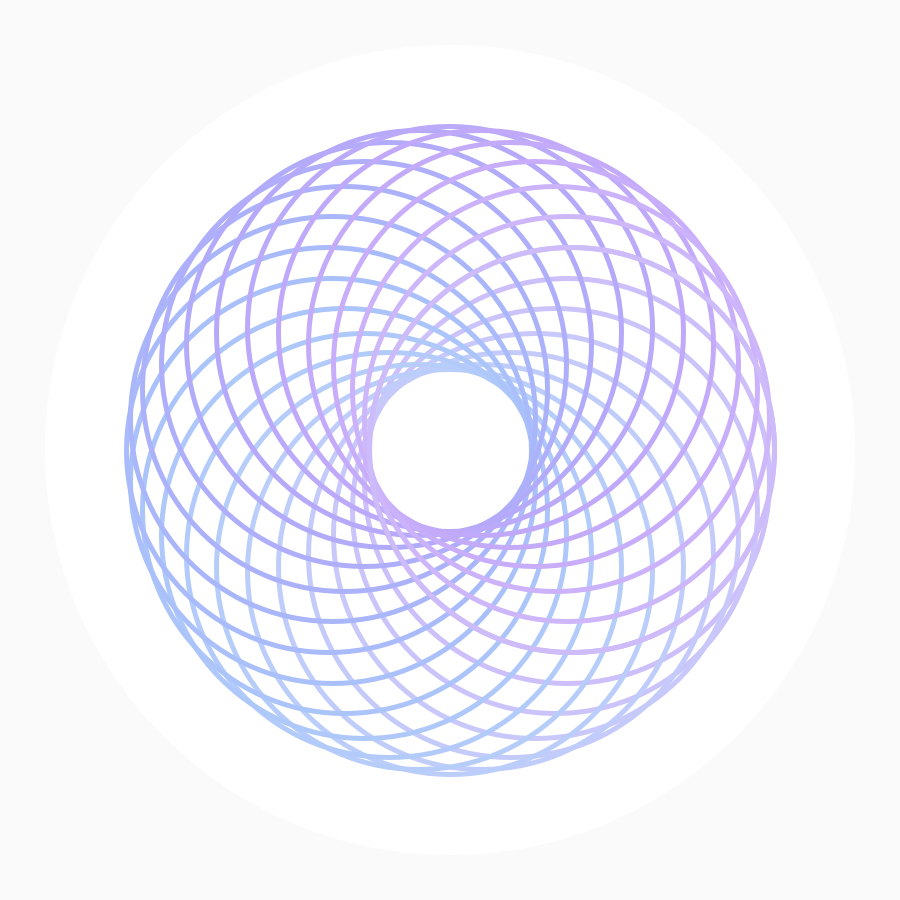
Frame 1 (no input)
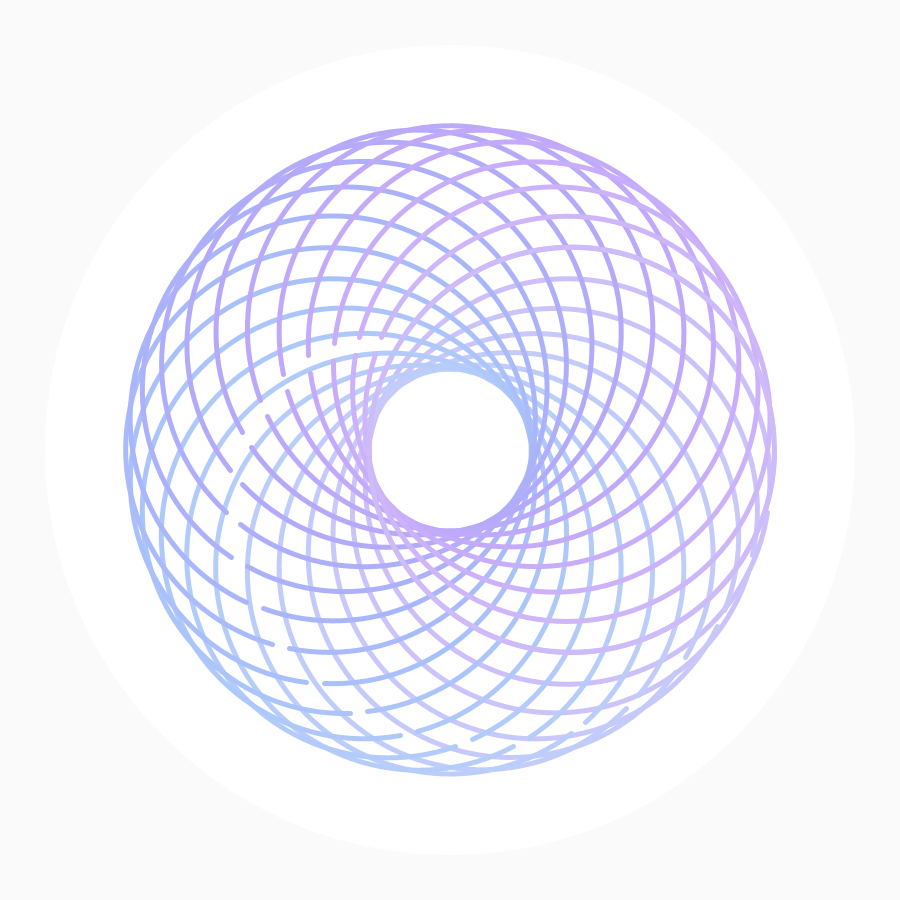
Frame 60 (the mouse pressed at the canvas centre just before this capture)
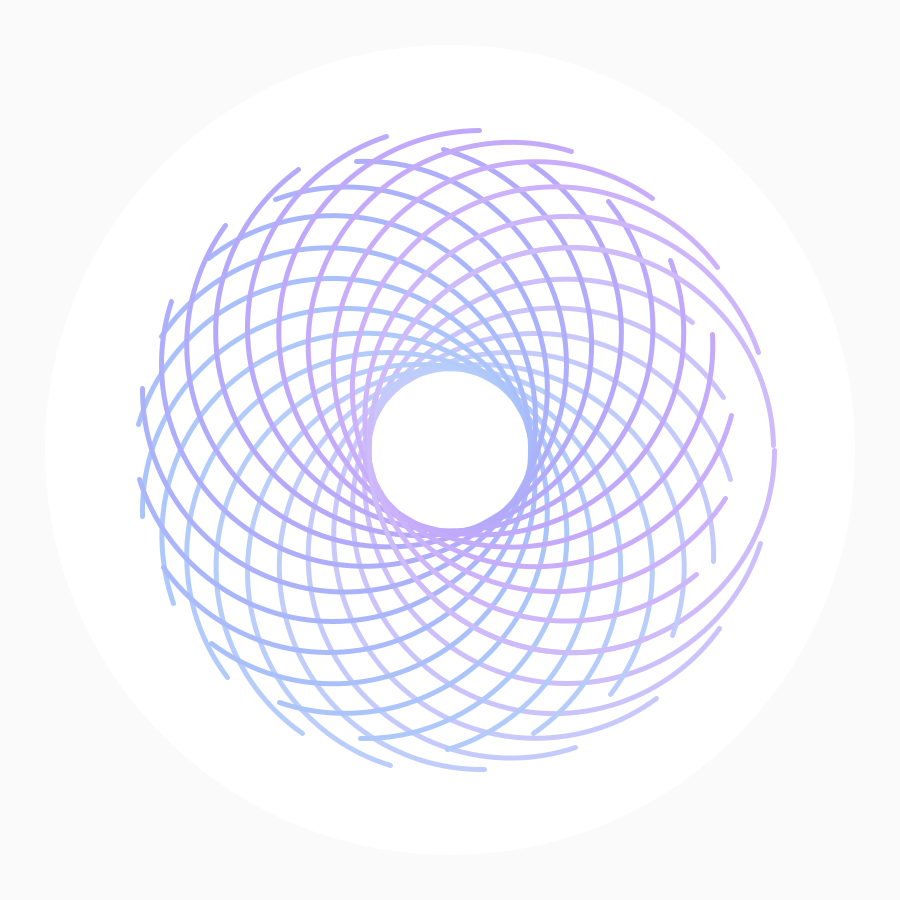
Frame 120 (the mouse held since frame 60 and released just before this capture)

The Processing sketch that drew these frames (run headless with seeded random() and noise(); from frame 60 on, the mouse is pressed at the canvas centre):

// Processing sketch: harry
// ── harry.pde
PGraphics mask, content;
float maskScale = 0.9f;
color bg = color(250);
float dt = 0;

float ease(float p, float g) {
  if (p < 0.5) 
    return 0.5 * pow(2*p, g);
  else
    return 1 - 0.5 * pow(2*(1 - p), g);
}

void setup() {
  size(900,900);
  smooth(16);

  mask = createGraphics(width, height);
  content = createGraphics(width, height);
  //content.smooth(4);
  createMask();
}

void draw() {
  background(bg);
  
  content.beginDraw();
  drawContent();
  content.endDraw();

  // get an imge out of our content...
  PImage temp = content.get();
  //mask image
  temp.mask(mask);
  //dispay it
  image(temp, 0, 0);
}

void drawContent() {
  content.background(255);
  content.strokeWeight(5);
  content.noFill();
  float offset = width * maskScale * 0.15f;
  float circleScale = width * maskScale*0.5f;
  int circleCount = 24;
  float stepSize = TWO_PI / circleCount;
  float arcFill = ease(map(cos(dt), -1, 1, 0.01, 1), 2);
  
  for(float i = 0; i < TWO_PI; i += stepSize)
  {
    float x = width/2 + cos(i) * offset;
    float y = height/2 + sin(i) * offset;
    content.stroke(map(x, 0, width, 120, 255), map(y, 0, width, 120, 255), 250);
    content.arc(x, y, circleScale, circleScale, i * dt, i * dt + arcFill * TWO_PI);
  }
  dt += 0.01f;
}

void createMask() {
   // draw a circle as a mask
  mask.beginDraw();
  mask.background(0);
  mask.noStroke();
  mask.fill(255);
  mask.ellipse(width/2, height/2, width * maskScale, height * maskScale);
  mask.endDraw();
}
